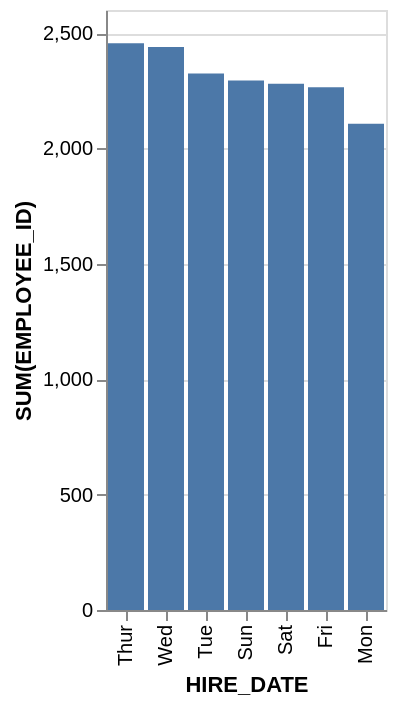

This figure's Vega-Lite source:
### Vega-Lite specification from a JSON file in a GitHub repository (floating-point values rounded to 4 significant figures)
{"data": {"values": [{"x_data": "Thur", "y_data": 2456}, {"x_data": "Wed", "y_data": 2440}, {"x_data": "Tue", "y_data": 2325}, {"x_data": "Sun", "y_data": 2295}, {"x_data": "Sat", "y_data": 2280}, {"x_data": "Fri", "y_data": 2265}, {"x_data": "Mon", "y_data": 2107}]}, "mark": "bar", "encoding": {"x": {"field": "x_data", "type": "nominal", "title": "HIRE_DATE", "sort": {"op": "sum", "field": "y_data", "order": "descending"}}, "y": {"field": "y_data", "type": "quantitative", "title": "SUM(EMPLOYEE_ID)"}}}
